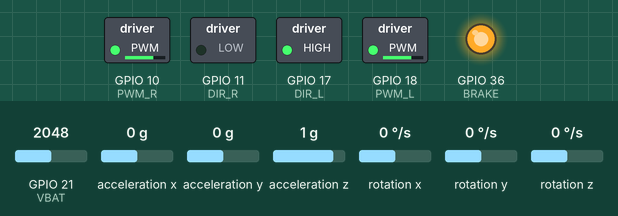
Recording of a sketch running on a simulated ESP32-S3. Shown: switched loads named in the sketch (green lamp = pin HIGH), output pins drawn as LEDs (lit = HIGH). Wiring (inferred from the names in the program): MPU-6050 motion sensor at I2C address 0x68. The test bench sets the inputs (shaded band); at power-on: acceleration x 0 g, rotation y 0 °/s, GPIO 21 (VBAT) = 2048, acceleration y 0 g, acceleration z 1 g, rotation x 0 °/s, rotation z 0 °/s. What the sketch prints to the serial monitor is not drawn.

Above: at 7.1 s.
7.2 s: acceleration x set to -1.4 g
At 8.4 s:
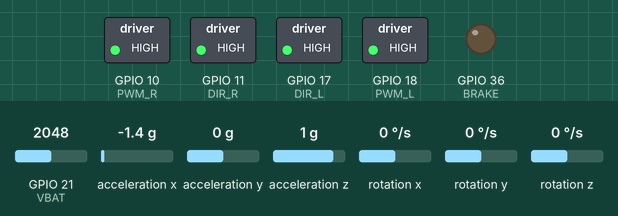
9.3 s: rotation y set to -15 °/s
11.5 s: rotation y set to -19 °/s
At 12.0 s:
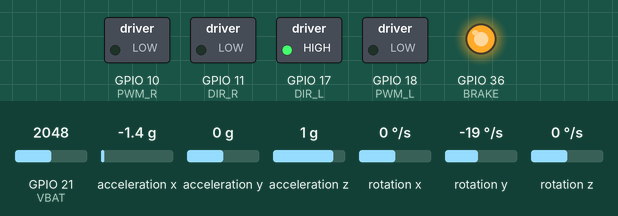
13.2 s: acceleration x set to 0 g
At 15.1 s:
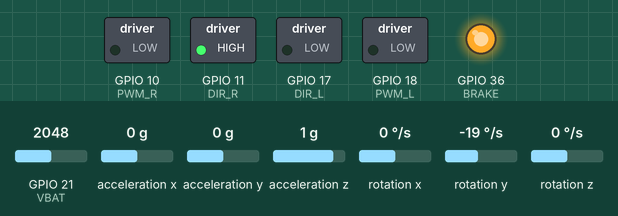
16.2 s: rotation y set to 0 °/s
At 16.95 s:
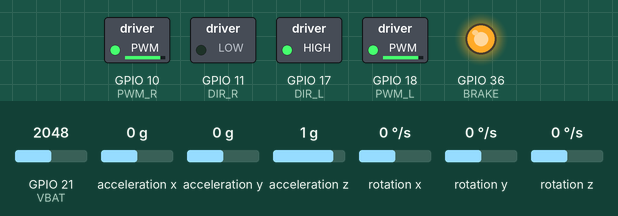
19.2 s: acceleration x set to -0.8 g
At 20.5 s:
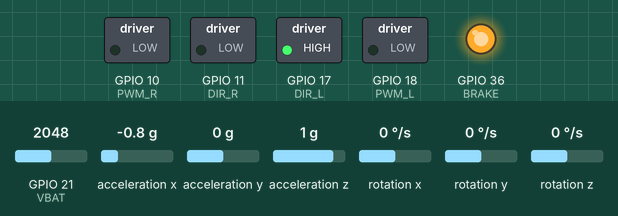
Timing chart, 0 to 21.7 s (numbered marks = the images above; inputs shaded):
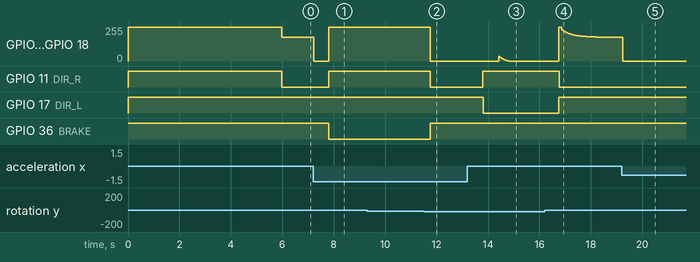

Measured:
- the behaviour switches between -17 and -18 °/s on rotation y (found by bisection; images 1 and 2)
- after the input at 7.2 s, GPIO 10 (PWM_R), GPIO 18 (PWM_L): 179/255 → 0/255 at once, → 255/255 0.60 s later; GPIO 11 (DIR_R): LOW → HIGH after 0.61 s; GPIO 36 (BRAKE): HIGH → LOW after 0.61 s
- after the input at 11.5 s, GPIO 10 (PWM_R), GPIO 18 (PWM_L): 255/255 → 0/255 after 0.26 s; GPIO 11 (DIR_R): HIGH → LOW after 0.26 s; GPIO 36 (BRAKE): LOW → HIGH after 0.26 s
- after the input at 13.2 s, GPIO 11 (DIR_R): LOW → HIGH after 0.60 s; GPIO 17 (DIR_L): HIGH → LOW after 0.61 s
- after the input at 16.2 s, GPIO 11 (DIR_R): HIGH → LOW after 0.57 s; GPIO 17 (DIR_L): LOW → HIGH after 0.56 s
- after the input at 19.2 s, GPIO 10 (PWM_R), GPIO 18 (PWM_L): 179/255 → 0/255 at once

The sketch:

twsbr_v0_balance_only.ino
```cpp
/*
 * TWSBR v0 - balance-only prototype
 * Two-wheeled self-balancing robot: ESP32-S3 + MPU6050 + BLDC motors.
 *
 * A single PID loop keeps the robot upright using the Kalman-filtered tilt
 * angle, running every 1 ms. The battery is checked every 500 ms and the
 * buzzer sounds when it drops into the 8.0-9.5 V range.
 *
 * Serial commands "p+", "p-", "i+", "i-", "s+", "s-" change X1/X2/X3. These
 * were a tuning experiment and are not wired into the PID (it uses Kp/Ki/Kd).
 */

#include <Wire.h>
#include <EEPROM.h>
//#include "BluetoothSerial.h"
//BluetoothSerial Serial;
// BLDC motors (driver with DIR / PWM / BRAKE inputs, quadrature encoder)
#define BRAKE 36

#define DIR_L 17
#define PWM_L 18
#define ENC_L_A 16
#define ENC_L_B 15

#define DIR_R 11
#define PWM_R 10
#define ENC_R_A 13
#define ENC_R_B 12


#define TIMER_BIT 8
#define BASE_FREQ 20000
#define VBAT 21

// Buzzer and battery sense
#define BUZZER 14


// MPU6050 IMU (I2C)

#define SDA_PIN 35
#define SCL_PIN 9

int pwm_s = 0;
byte dir;
int32_t motor_speed;
uint32_t timer;

// MPU6050 IMU (I2C)
#define MPU6050 0x68       // Device address
#define ACCEL_CONFIG 0x1C  // Accelerometer configuration address
#define GYRO_CONFIG 0x1B   // Gyro configuration address
#define PWR_MGMT_1 0x6B
#define PWR_MGMT_2 0x6C

#define accSens 0          // 0 = 2g, 1 = 4g, 2 = 8g, 3 = 16g
#define gyroSens 1         // 0 = 250 deg/s, 1 = 500 deg/s, 2 = 1000 deg/s, 3 = 2000 deg/s
#define Gyro_amount 0.996  // percent of gyro in complementary filter

uint8_t i2cData[14];  // Buffer for I2C data

float RateRoll, RatePitch, RateYaw;
float RateCalibrationRoll, RateCalibrationPitch, RateCalibrationYaw;
int RateCalibrationNumber;
float AccX, AccY, AccZ;
float AngleRoll, AnglePitch;

uint32_t LoopTimer;

float alpha = 0.40;

int16_t AcX, AcY, AcZ;
int16_t GyX, GyY, GyZ;

float robot_angle;
float Acc_angle;
bool vertical = false;

//Control
float Kp = 25;
float Ki = 0.001;
float Kd = 0.5;

float P = 0, I = 0, D = 0;
float prev_error = 0;
float integral = 0;

int16_t current_error = 0, last_error = 0;

float X1 = 15.0;
float X2 = 0.01;
float X3 = 0.001;


float loop_time = 1;

long currentT, previousT_1, previousT_2 = 0;

// 1-D Kalman filter state
float KalmanAngleRoll = 0, KalmanUncertaintyAngleRoll = 2 * 2;
float KalmanAnglePitch = 0, KalmanUncertaintyAnglePitch = 2 * 2;
float Kalman1DOutput[] = { 0, 0 };

void beep() {
  digitalWrite(BUZZER, HIGH);
  delay(70);
  digitalWrite(BUZZER, LOW);
  delay(80);
}

void battVoltage(double voltage) {
  //Serial.print("batt: "); Serial.println(voltage); //debug
  if (voltage > 8 && voltage <= 9.5) {
    digitalWrite(BUZZER, HIGH);
  } else {
    digitalWrite(BUZZER, LOW);
  }
}
void kalman_1d(float KalmanState, float KalmanUncertainty, float KalmanInput, float KalmanMeasurement) {
  KalmanState = KalmanState + 0.004 * KalmanInput;
  KalmanUncertainty = KalmanUncertainty + 0.004 * 0.004 * 4 * 4;
  float KalmanGain = KalmanUncertainty * 1 / (1 * KalmanUncertainty + 3 * 3);
  KalmanState = KalmanState + KalmanGain * (KalmanMeasurement - KalmanState);
  KalmanUncertainty = (1 - KalmanGain) * KalmanUncertainty;
  Kalman1DOutput[0] = KalmanState;
  Kalman1DOutput[1] = KalmanUncertainty;
}
void pwmSet(uint8_t channel, uint32_t value) {
  ledcWrite(channel, value);
}

void Motor_L_control(int sp) {
  if (sp < 0) {
    digitalWrite(DIR_L, LOW);
    sp = -sp;
  } else {
    digitalWrite(DIR_L, HIGH);
  }
  pwmSet(PWM_L, sp > 255 ? 255 : 255 - sp);
}

void Motor_R_control(int sp) {
  if (sp < 0) {
    digitalWrite(DIR_R, LOW);
    sp = -sp;
  } else {
    digitalWrite(DIR_R, HIGH);
  }
  pwmSet(PWM_R, sp > 255 ? 255 : 255 - sp);
}

void writeTo(byte device, byte address, byte value) {
  Wire.beginTransmission(device);
  Wire.write(address);
  Wire.write(value);
  Wire.endTransmission(true);
}

void angle_setup() {
  Wire.begin();
  delay(100);
  writeTo(MPU6050, PWR_MGMT_1, 0);
  writeTo(MPU6050, ACCEL_CONFIG, accSens << 3);  // Specifying output scaling of accelerometer
  writeTo(MPU6050, GYRO_CONFIG, gyroSens << 3);  // Specifying output scaling of gyroscope
  delay(100);
  for (RateCalibrationNumber = 0; RateCalibrationNumber < 2000; RateCalibrationNumber++) {
    angle_calc();
    RateCalibrationRoll += RateRoll;
    RateCalibrationPitch += RatePitch;
    RateCalibrationYaw += RateYaw;
    delay(1);
  }
  RateCalibrationRoll /= 2000;
  RateCalibrationPitch /= 2000;
  RateCalibrationYaw /= 2000;
  beep();
  beep();
  //Serial.print("Offset: "); Serial.println(RateCalibrationRoll);
}

void angle_calc() {
  Wire.beginTransmission(MPU6050);
  Wire.write(0x3B);
  Wire.endTransmission(false);
  Wire.requestFrom(MPU6050, 6, true);
  AcX = Wire.read() << 8 | Wire.read();  // 0x3B (ACCEL_XOUT_H) & 0x3C (ACCEL_XOUT_L)
  AcY = Wire.read() << 8 | Wire.read();  // 0x3D (ACCEL_YOUT_H) & 0x3E (ACCEL_YOUT_L)
  AcZ = Wire.read() << 8 | Wire.read();  // 0x3F (ACCEL_ZOUT_H) & 0x40 (ACCEL_ZOUT_L)

  Wire.beginTransmission(MPU6050);
  Wire.write(0x43);
  Wire.endTransmission(false);
  Wire.requestFrom(MPU6050, 6, true);
  GyX = Wire.read() << 8 | Wire.read();  // 0x43 (GYRO_XOUT_H) & 0x44 (GYRO_XOUT_L)
  GyY = Wire.read() << 8 | Wire.read();  // 0x45 (GYRO_YOUT_H) & 0x46 (GYRO_YOUT_L)
  GyZ = Wire.read() << 8 | Wire.read();  // 0x47 (GYRO_ZOUT_H) & 0x48 (GYRO_ZOUT_L)

  RateRoll = (float)GyX / 65.536;
  RatePitch = (float)GyY / 65.536;
  RateYaw = (float)GyZ / 65.536;

  AccX = (float)AcX / 4096 - 0.16;
  AccY = (float)AcY / 4096 + 0.08;
  AccZ = (float)AcZ / 4096 - 3.41;

  //Roll = x, Pitch=y, Yaw = Z
  AngleRoll = atan(AcY / sqrt(AcX * AcX + AcZ * AcZ)) * 1 / (3.142 / 180);
  AnglePitch = -atan(AcX / sqrt(AcY * AcY + AcZ * AcZ)) * 1 / (3.142 / 180);


  RateRoll -= RateCalibrationRoll;
  RatePitch -= RateCalibrationPitch;
  RateYaw -= RateCalibrationYaw;

  kalman_1d(KalmanAngleRoll, KalmanUncertaintyAngleRoll, RateRoll, AngleRoll);
  KalmanAngleRoll = Kalman1DOutput[0];
  KalmanUncertaintyAngleRoll = Kalman1DOutput[1];

  kalman_1d(KalmanAnglePitch, KalmanUncertaintyAnglePitch, RatePitch, AnglePitch);
  KalmanAnglePitch = Kalman1DOutput[0];
  KalmanUncertaintyAnglePitch = Kalman1DOutput[1];

  robot_angle = -(KalmanAnglePitch + 3.3);

  if (abs(robot_angle) > 45) vertical = false;
  if (abs(robot_angle) < 45) vertical = true;
}

int Tuning() {
  if (!Serial.available()) return 0;
  delay(2);
  char param = Serial.read();  // get parameter byte
  if (!Serial.available()) return 0;
  char cmd = Serial.read();  // get command byte
  Serial.flush();
  switch (param) {
    case 'p':
      if (cmd == '+') X1 += 1;
      if (cmd == '-') X1 -= 1;
      printValues();
      break;
    case 'i':
      if (cmd == '+') X2 += 0.01;
      if (cmd == '-') X2 -= 0.01;
      printValues();
      break;
    case 's':
      if (cmd == '+') X3 += 0.005;
      if (cmd == '-') X3 -= 0.005;
      printValues();
      break;
  }
  return 0;
}

void printValues() {
  Serial.print("X1: ");
  Serial.print(X1);
  Serial.print(" X2: ");
  Serial.print(X2);
  Serial.print(" X3: ");
  Serial.println(X3, 3);
}


float calculatePID(float setpoint, float measured_value, float& prev_error, float& integral, float kp, float ki, float kd, float dt) {
  // Error
  float error = setpoint - measured_value;

  // Proportional term
  float P = kp * error;

  // Integral term
  integral += error * dt;
  float I = ki * integral;

  // Derivative term
  float derivative = (error - prev_error) / dt;
  float D = kd * derivative;

  // Keep the error for the next derivative
  prev_error = error;

  // PID output
  float output = P + I + D;

  return output;
}


void setup() {
  Serial.begin(115200);
  //Serial.begin("ESP32-Cube-blue");  //Bluetooth device name
  //EEPROM.begin(EEPROM_SIZE);

  //pinMode(BUZZER, OUTPUT);
  pinMode(BRAKE, OUTPUT);
  digitalWrite(BRAKE, HIGH);

  pinMode(DIR_L, OUTPUT);
  ledcAttach(PWM_L, BASE_FREQ, TIMER_BIT);
  Motor_L_control(0);

  pinMode(DIR_R, OUTPUT);
  ledcAttach(PWM_R, BASE_FREQ, TIMER_BIT);
  Motor_R_control(0);

  angle_setup();
  beep();
}

void loop() {
  currentT = millis();
  if (currentT - previousT_1 >= loop_time) {
    Tuning();
    angle_calc();
    if (vertical) {
      digitalWrite(BRAKE, HIGH);

      float dt = loop_time / 1000.0;  // Loop time in seconds
      pwm_s = calculatePID(-0.27, robot_angle, prev_error, integral, Kp, Ki, Kd, dt);

      pwm_s = constrain(pwm_s, -255, 255);  // Clamp PWM

      Motor_L_control(pwm_s);
      Motor_R_control(-pwm_s);
      //motor_speed += pwm_s;
      Serial.print("Angle: ");
      Serial.print(robot_angle);
      Serial.print("\tSpeed: ");
      Serial.println(pwm_s);
      //Serial.print("\tMotorSpeed: ");
      //Serial.println(motor_speed);

    } else {
      Motor_L_control(0);
      Motor_R_control(0);
      digitalWrite(BRAKE, LOW);
      Serial.println("Here!!");
      motor_speed = 0;
    }
    previousT_1 = currentT;
  }
  if (currentT - previousT_2 >= 500) {
    battVoltage((double)analogRead(VBAT) / 207);  // VBAT is read through a 47k/12k voltage divider
    previousT_2 = currentT;
  }
}
```
